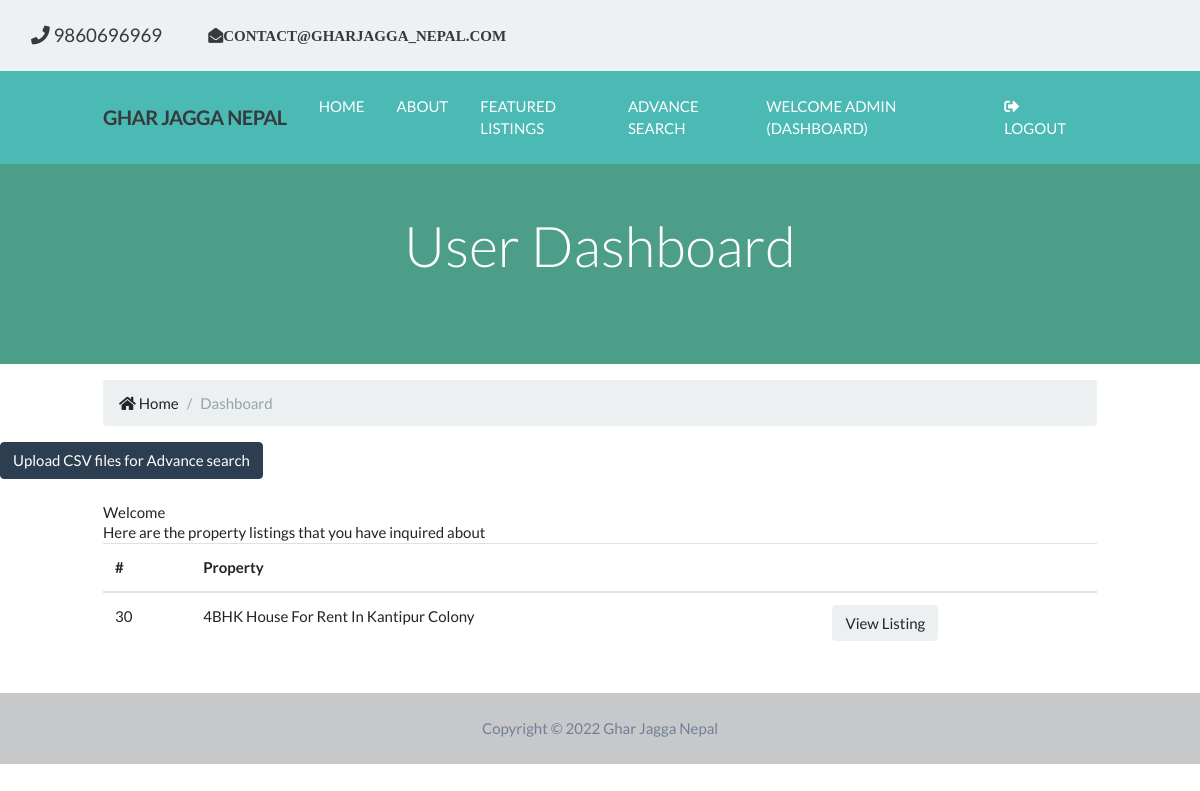
Screenshot of /account/dashboard (signed in) with the database file from the repository.
### contact/models.py (models this page shows, shortened)
class Contact(models.Model):
    listing_id = models.IntegerField(verbose_name='Listing ID')
    listing_title = models.CharField(
        max_length=200, verbose_name='Title')
    contact_name = models.CharField(
        max_length=200, verbose_name='Contact Name')
    contact_mail = models.CharField(
        max_length=200, verbose_name='E-Mail')
    contact_phone = models.CharField(
        max_length=200, verbose_name='Phone')
    contact_message = models.TextField(
        blank=True, verbose_name='Message')
    contact_date = models.DateTimeField(default=datetime.now)
    user_id = models.IntegerField(blank=True, null=True)
    class Meta:
        verbose_name = 'contact'
        verbose_name_plural = 'contacts'

### account/views.py (the view)
# urls.py: path('dashboard', views.dashboard, name='dashboard'),
@login_required(login_url='account:login')
def dashboard(request):
    title = 'User Dashboard'
    template_name = 'account/dashboard.html'
    user_contacts = Contact.objects.all().order_by(
        '-contact_date').filter(user_id=request.user.id)
    context = {
        'title': title,
        'user_contacts': user_contacts
    }
    return render(request, template_name, context)

### account/templates/account/dashboard.html
{% extends 'header/base.html' %} {% load static %} {% block content %}
<section id="showcase-inner" class="py-5 text-white">
  <div class="container">
    <div class="row text-center">
      <div class="col-md-12">
        <h1 class="display-4">User Dashboard</h1>
      </div>
    </div>
  </div>
</section>
<section id="bc" class="mt-3">
  <div class="container">
    <nav aria-label="breadcrumb">
      <ol class="breadcrumb">
        <li class="breadcrumb-item">
          <a href="{% url 'main:main-index' %}">
            <i class="fas fa-home"></i> Home</a
          >
        </li>
        <li class="breadcrumb-item active">Dashboard</li>
      </ol>
    </nav>
  </div>
</section>
<a href="#" class="btn btn-primary btn-blocks"
  >Upload CSV files for Advance search
</a>
<section id="dashboard" class="py-4">
  <div class="container">
    <div class="row">
      <div class="col-md-12">
        <h2>Welcome {{ user.first_name }}</h2>
        {% if user_contacts %}
        <p>Here are the property listings that you have inquired about</p>
        <table class="table">
          <thead>
            <tr>
              <th scope="col">#</th>
              <th scope="col">Property</th>
              <th></th>
            </tr>
          </thead>
          <tbody>
            {% for contact in user_contacts %}
            <tr>
              <td>{{ contact.listing_id }}</td>
              <td>{{ contact.listing_title }}</td>
              <td>
                <a
                  class="btn btn-light"
                  href="{% url 'listing:detail' contact.listing_id %}"
                  >View Listing</a
                >
              </td>
            </tr>
            {% endfor %}
          </tbody>
        </table>
        {% else %}
        <p>You have not made any inquires</p>
        {% endif %}
      </div>
    </div>
  </div>
</section>
{% endblock %}

### templates/partials/_navbar.html (shortened to what this page needs)
{% load static %}
<nav class="navbar navbar-expand-lg navbar-dark bg-teal-500 sticky-top">
  <div class="container">
    <div class="flex items-center flex-shrink-0 mr-6 text-zinc-600">
      <span class="font-semibold text-xl tracking-tight"
        >Ghar Jagga Nepal
      </span>
    </div>
    <div class="collapse navbar-collapse" id="navbarNavAltMarkup">
      <ul class="navbar-nav">
        <li class="nav-item mr-3">
          <a class="nav-link" href="{% url 'main:main-index' %}">Home</a>
        </li>
        <li class="nav-item mr-3">
          <a class="nav-link" href="{% url 'main:main-about' %}">About</a>
        </li>
        <li class="nav-item mr-3">
          <a class="nav-link" href="{% url 'listing:index' %}">
            Featured Listings
          </a>
        </li>
        <li class="nav-item mr-3">
          <a class="nav-link" href="{% url 'listing:advanceSearch' %}">
            Advance Search
          </a>
        </li>
      </ul>
      <ul class="navbar-nav ml-auto">
        {% if user.is_active %}
        <li class="nav-item mr-3">
          <a href="{% url 'account:dashboard' %}" class="nav-link">
            Welcome {{ user.username }} (Dashboard)
          </a>
        </li>
        <li class="nav-item mr-3">
          <a href="{% url 'account:logout' %}" class="nav-link">
            <i class="fas fa-sign-out-alt"></i>
            Logout
          </a>
        </li>
        {% endif %}
      </ul>
    </div>
  </div>
</nav>

### main/static/main/css/all.css (style rules this page uses)
.fa, .fas, .far, .fal, .fab { -moz-osx-font-smoothing: grayscale; -webkit-font-smoothing: antialiased; display: inline-block; font-style: normal; font-variant: normal; text-rendering: auto; line-height: 1; }
.fa-home:before { content: "\f015"; }
.fa-sign-out-alt:before { content: "\f2f5"; }
.fa, .fas { font-family: "Font Awesome 5 Free"; font-weight: 900; }

### main/static/main/css/style.css (style rules this page uses)
.navbar { opacity: 0.9; text-transform: uppercase; }
#showcase-inner { background: url(../img/building.jpg) no-repeat top center fixed/cover; position: relative; overflow: hidden; min-height: 200px; }
#showcase-inner::before { content: ''; position: absolute; top: 0; left: 0; min-height: 100%; width: 100%; background: rgba(32, 134, 107, 0.8); }

### rows the page displays
Contact: listing_id "30", listing_title "4BHK House For Rent In Kantipur Colony"

### other values shown
{{ user.username }} "ADMIN"
